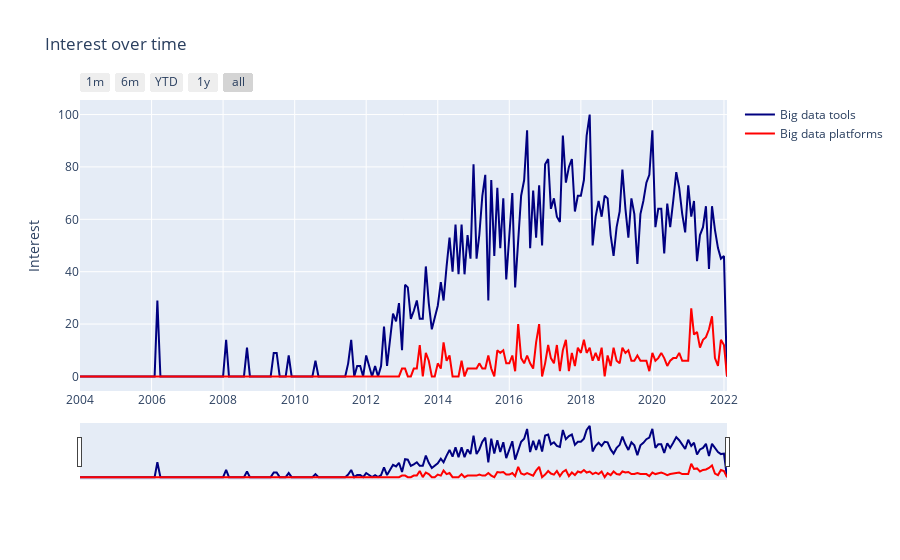

Source (notebook cell):
### Code cell
plot_interest_over_time(kw_list, df);

### Figure 1 — Plotly figure (JSON) as saved in the notebook; plotly's stock layout.template omitted (floating-point values rounded to 4 significant figures; data arrays with more than 128 entries replaced by an {"elided": "..."} marker saying what was removed)
{"data": [{"line": {"color": "navy"}, "name": "Big data tools", "type": "scatter", "x": {"elided": "218 str values"}, "y": {"elided": "218 int values"}}, {"line": {"color": "red"}, "name": "Big data platforms", "type": "scatter", "x": {"elided": "218 str values"}, "y": {"elided": "218 int values"}}], "layout": {"title": {"text": "Interest over time"}, "xaxis": {"rangeselector": {"buttons": [{"count": 1, "label": "1m", "step": "month", "stepmode": "backward"}, {"count": 6, "label": "6m", "step": "month", "stepmode": "backward"}, {"count": 1, "label": "YTD", "step": "year", "stepmode": "todate"}, {"count": 1, "label": "1y", "step": "year", "stepmode": "backward"}, {"step": "all"}]}, "rangeslider": {"visible": true}, "type": "date"}, "yaxis": {"title": {"text": "Interest"}}}}
